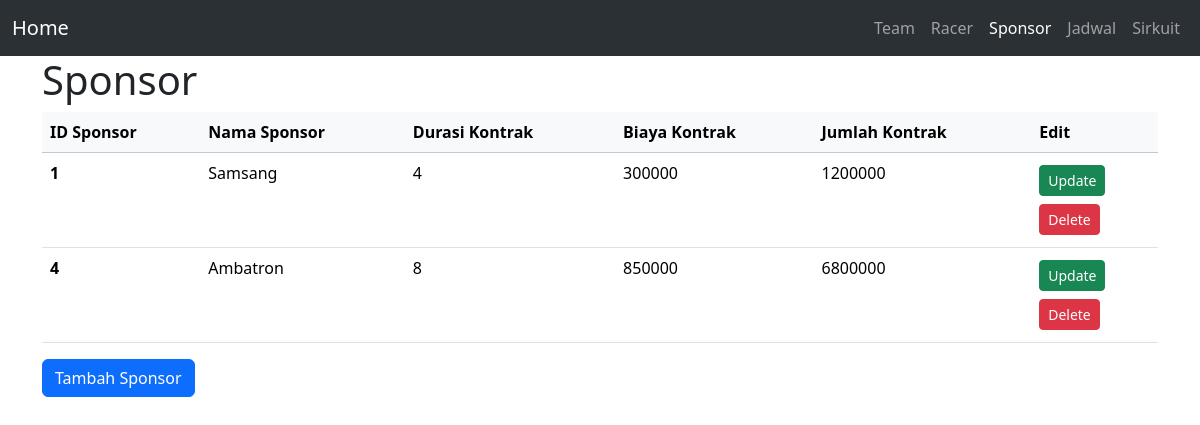
Page /sponsor.php on the committed database.
### tables this page shows
CREATE TABLE `sponsor` (
  `id_sponsor` int(11) NOT NULL,
  `nama_sponsor` varchar(50) DEFAULT NULL,
  `durasi_kontrak` int(2) DEFAULT NULL,
  `biaya_kontrak` int(11) DEFAULT NULL,
  `jumlah_kontrak` int(11) DEFAULT NULL
);

### sponsor.php (the view, shortened to what this page needs)
<?php
include 'config/config.php';
function select($query) {
  global $conn;
  $result = mysqli_query($conn, $query);
  $rows = [];
  while ($row = mysqli_fetch_assoc($result)) {
    $rows[] = $row;
  }
  return $rows;
}
$data_sponsor = select('SELECT * FROM sponsor');
?>
<!doctype html>
<html lang="en">
  <head>
    <link href="https://cdn.jsdelivr.net/npm/bootstrap@5.3.3/dist/css/bootstrap.min.css" rel="stylesheet">
  </head>
  <body>
    <div>
        <nav class="navbar navbar-expand-lg bg-body-tertiary" data-bs-theme="dark">
            <div class="container-fluid">
                <a class="navbar-brand" href="index.php">Home</a>
                <div class="collapse navbar-collapse justify-content-end" id="navbarNav">
                    <ul class="navbar-nav">
                        <li class="nav-item">
                        <a class="nav-link" href="team.php">Team</a>
                        </li>
                        <li class="nav-item">
                        <a class="nav-link" href="pembalap.php">Racer</a>
                        </li>
                        <li class="nav-item">
                        <a class="nav-link active" aria-current="page" href="sponsor.php">Sponsor</a>
                        </li>
                        <li class="nav-item">
                        <a class="nav-link" href="jadwal.php">Jadwal</a>
                        </li>
                        <li class="nav-item">
                        <a class="nav-link" href="sirkuit.php">Sirkuit</a>
                        </li>
                    </ul>
                </div>
            </div>
        </nav>
    </div>
<div class="container">
    <h1>Sponsor</h1>
<table class="table table-hover">
      <thead class="table-light">
      <tr>
        <th scope="col">ID Sponsor</th>
        <th scope="col">Nama Sponsor</th>
        <th scope="col">Durasi Kontrak</th>
        <th scope="col">Biaya Kontrak</th>
        <th scope="col">Jumlah Kontrak</th>
        <th scope="col">Edit</th>
      </tr>
      </thead>
      <tbody>
    <?php foreach ($data_sponsor as $sponsor) : ?>
        <tr>
            <th><?php echo $sponsor['id_sponsor']; ?></th>
            <td><?php echo $sponsor['nama_sponsor']; ?></td>
            <td><?php echo $sponsor['durasi_kontrak']; ?></td>
            <td><?php echo $sponsor['biaya_kontrak']; ?></td>
            <td><?php echo $sponsor['durasi_kontrak'] * $sponsor['biaya_kontrak']; ?></td>
            <td>
                <a href=""><button type="button" class="btn btn-success btn-sm my-1">Update</button></a>
                <form method="post">
                    <button type="submit" class="btn btn-danger btn-sm my-1">Delete</button>
                </form>
            </td>
        </tr>
    <?php endforeach; ?>
</tbody>
</table>
<a href="tambah-sponsor.php" class="btn btn-primary">Tambah Sponsor</a>
</div>
  </body>
</html>

### rows in the picture
sponsor: id_sponsor "1", nama_sponsor "Samsang", durasi_kontrak "4", biaya_kontrak "300000", $sponsor['durasi_kontrak'] * $sponsor['biaya_kontrak'] "1200000"
sponsor: id_sponsor "4", nama_sponsor "Ambatron", durasi_kontrak "8", biaya_kontrak "850000", $sponsor['durasi_kontrak'] * $sponsor['biaya_kontrak'] "6800000"
